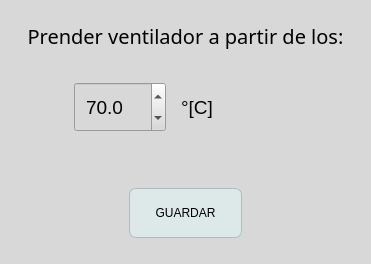
<?xml version="1.0" encoding="UTF-8"?>
<ui version="4.0">
 <class>Dialog</class>
 <widget class="QDialog" name="Dialog">
  <property name="windowModality">
   <enum>Qt::NonModal</enum>
  </property>
  <property name="geometry">
   <rect>
    <x>0</x>
    <y>0</y>
    <width>371</width>
    <height>264</height>
   </rect>
  </property>
  <property name="mouseTracking">
   <bool>false</bool>
  </property>
  <property name="acceptDrops">
   <bool>false</bool>
  </property>
  <property name="windowTitle">
   <string>RoniHernandez99/IoT_domotica </string>
  </property>
  <property name="windowIcon">
   <iconset>
    <normaloff>:/SISTEMA_CONTROL/IMAGENES/SISTEMA_CONTROL/IoT_domotica.png</normaloff>:/SISTEMA_CONTROL/IMAGENES/SISTEMA_CONTROL/IoT_domotica.png</iconset>
  </property>
  <property name="windowOpacity">
   <double>1.000000000000000</double>
  </property>
  <property name="autoFillBackground">
   <bool>false</bool>
  </property>
  <property name="styleSheet">
   <string notr="true">background-color: #d8d8d8;
</string>
  </property>
  <property name="windowFilePath">
   <string/>
  </property>
  <property name="inputMethodHints">
   <set>Qt::ImhNone</set>
  </property>
  <property name="sizeGripEnabled">
   <bool>false</bool>
  </property>
  <property name="modal">
   <bool>true</bool>
  </property>
  <layout class="QVBoxLayout" name="verticalLayout">
   <item>
    <widget class="QLabel" name="label">
     <property name="minimumSize">
      <size>
       <width>0</width>
       <height>50</height>
      </size>
     </property>
     <property name="maximumSize">
      <size>
       <width>16777215</width>
       <height>50</height>
      </size>
     </property>
     <property name="font">
      <font>
       <family>TamilSangamMN</family>
       <pointsize>-1</pointsize>
      </font>
     </property>
     <property name="layoutDirection">
      <enum>Qt::LeftToRight</enum>
     </property>
     <property name="styleSheet">
      <string notr="true">  font-family: TamilSangamMN;
  font-size: 20px;</string>
     </property>
     <property name="text">
      <string>Prender ventilador a partir de los:</string>
     </property>
     <property name="alignment">
      <set>Qt::AlignCenter</set>
     </property>
    </widget>
   </item>
   <item>
    <layout class="QHBoxLayout" name="horizontalLayout">
     <item>
      <widget class="QLabel" name="label_6">
       <property name="minimumSize">
        <size>
         <width>50</width>
         <height>50</height>
        </size>
       </property>
       <property name="text">
        <string/>
       </property>
      </widget>
     </item>
     <item>
      <widget class="QDoubleSpinBox" name="dSB_tempActVenti">
       <property name="minimumSize">
        <size>
         <width>90</width>
         <height>40</height>
        </size>
       </property>
       <property name="maximumSize">
        <size>
         <width>100</width>
         <height>50</height>
        </size>
       </property>
       <property name="font">
        <font>
         <pointsize>14</pointsize>
        </font>
       </property>
       <property name="styleSheet">
        <string notr="true">      QDoubleSpinBox {
            padding-right: 15px; /* make room for the arrows */
            border-image: url(:/PYQT5/IMAGENES/pyqt5/frame.png) 4;
            border-width: 3;
        }
        QDoubleSpinBox::up-button {
            subcontrol-origin: border;
            subcontrol-position: top right; /* position at the top right corner */
            width: 16px; /* 16 + 2*1px border-width = 15px padding + 3px parent border */
            border-image: url(:/PYQT5/IMAGENES/pyqt5/spinup.png) 1;
            border-width: 1px;
        }
        QDoubleSpinBox::up-button:hover {
            border-image: url(:/PYQT5/IMAGENES/pyqt5/spinup_hover.png) 1;
        }
        QDoubleSpinBox::up-button:pressed {
            border-image: url(:/PYQT5/IMAGENES/pyqt5/spinup_pressed.png) 1;
        }
        QDoubleSpinBox::up-arrow {
            image: url(:/PYQT5/IMAGENES/pyqt5/up_arrow.png);
            width: 7px;
            height: 7px;
        }
        QDoubleSpinBox::up-arrow:disabled, QSpinBox::up-arrow:off { /* off state when value is max */
        image: url(:/PYQT5/IMAGENES/pyqt5/up_arrow_disabled.png);
        }
        QDoubleSpinBox::down-button {
            subcontrol-origin: border;
            subcontrol-position: bottom right; /* position at bottom right corner */
            width: 16px;
            border-image: url(:/PYQT5/IMAGENES/pyqt5/spindown.png) 1;
            border-width: 1px;
            border-top-width: 0;
        }
        QDoubleSpinBox::down-button:hover {
            border-image: url(:/PYQT5/IMAGENES/pyqt5spindown_hover.png) 1;
        }
        QDoubleSpinBox::down-button:pressed {
            border-image: url(:/PYQT5/IMAGENES/pyqt5/spindown_pressed.png) 1;
        }
        QDoubleSpinBox::down-arrow {
            image: url(:/PYQT5/IMAGENES/pyqt5/down_arrow.png);
            width: 7px;
            height: 7px;
        }
        QDoubleSpinBox::down-arrow:disabled,QSpinBox::down-arrow:off { /* off state when value in min */
        image: url(:/images/down_arrow_disabled.png);
        }</string>
       </property>
       <property name="alignment">
        <set>Qt::AlignCenter</set>
       </property>
       <property name="buttonSymbols">
        <enum>QAbstractSpinBox::UpDownArrows</enum>
       </property>
       <property name="correctionMode">
        <enum>QAbstractSpinBox::CorrectToPreviousValue</enum>
       </property>
       <property name="keyboardTracking">
        <bool>true</bool>
       </property>
       <property name="showGroupSeparator" stdset="0">
        <bool>false</bool>
       </property>
       <property name="decimals">
        <number>1</number>
       </property>
       <property name="value">
        <double>70.000000000000000</double>
       </property>
      </widget>
     </item>
     <item>
      <widget class="QLabel" name="label_2">
       <property name="minimumSize">
        <size>
         <width>50</width>
         <height>50</height>
        </size>
       </property>
       <property name="maximumSize">
        <size>
         <width>50</width>
         <height>50</height>
        </size>
       </property>
       <property name="font">
        <font>
         <pointsize>14</pointsize>
        </font>
       </property>
       <property name="layoutDirection">
        <enum>Qt::LeftToRight</enum>
       </property>
       <property name="text">
        <string>°[C]</string>
       </property>
       <property name="alignment">
        <set>Qt::AlignCenter</set>
       </property>
      </widget>
     </item>
     <item>
      <widget class="QLabel" name="label_4">
       <property name="minimumSize">
        <size>
         <width>70</width>
         <height>50</height>
        </size>
       </property>
       <property name="maximumSize">
        <size>
         <width>100</width>
         <height>80</height>
        </size>
       </property>
       <property name="font">
        <font>
         <pointsize>14</pointsize>
        </font>
       </property>
       <property name="layoutDirection">
        <enum>Qt::LeftToRight</enum>
       </property>
       <property name="styleSheet">
        <string notr="true">border-image: url(:/SISTEMA_CONTROL/IMAGENES/SISTEMA_CONTROL/termo.png);</string>
       </property>
       <property name="text">
        <string/>
       </property>
       <property name="alignment">
        <set>Qt::AlignLeading|Qt::AlignLeft|Qt::AlignVCenter</set>
       </property>
      </widget>
     </item>
     <item>
      <widget class="QLabel" name="label_7">
       <property name="minimumSize">
        <size>
         <width>50</width>
         <height>50</height>
        </size>
       </property>
       <property name="text">
        <string/>
       </property>
      </widget>
     </item>
    </layout>
   </item>
   <item>
    <widget class="QLabel" name="label_8">
     <property name="minimumSize">
      <size>
       <width>0</width>
       <height>10</height>
      </size>
     </property>
     <property name="maximumSize">
      <size>
       <width>16777215</width>
       <height>15</height>
      </size>
     </property>
     <property name="text">
      <string/>
     </property>
    </widget>
   </item>
   <item>
    <layout class="QHBoxLayout" name="horizontalLayout_2">
     <item>
      <widget class="QLabel" name="label_3">
       <property name="minimumSize">
        <size>
         <width>50</width>
         <height>50</height>
        </size>
       </property>
       <property name="text">
        <string/>
       </property>
      </widget>
     </item>
     <item>
      <widget class="QPushButton" name="btn_guardarSalir">
       <property name="minimumSize">
        <size>
         <width>110</width>
         <height>40</height>
        </size>
       </property>
       <property name="maximumSize">
        <size>
         <width>150</width>
         <height>50</height>
        </size>
       </property>
       <property name="styleSheet">
        <string notr="true">QPushButton:hover {
    background-color: #DDE8E8; 
	border: 1px solid #DAE7E7;
    border-radius: 7px;
}

QPushButton {
    background-color: #DDE8E8; 
	border: 1px solid #B1BCBC;
    border-radius: 7px;
}

QPushButton:pressed {
    background-color:#B8C0C0;
	border: 1px solid #B8C0C0;
    border-radius: 7px;
}

QPushButton:disabled {
    background-color: rgb(170, 170, 127)
}</string>
       </property>
       <property name="text">
        <string>GUARDAR</string>
       </property>
      </widget>
     </item>
     <item>
      <widget class="QLabel" name="label_5">
       <property name="minimumSize">
        <size>
         <width>50</width>
         <height>50</height>
        </size>
       </property>
       <property name="text">
        <string/>
       </property>
      </widget>
     </item>
    </layout>
   </item>
  </layout>
 </widget>
 <resources>
  <include location="../../../IMAG.qrc"/>
 </resources>
 <connections/>
</ui>
